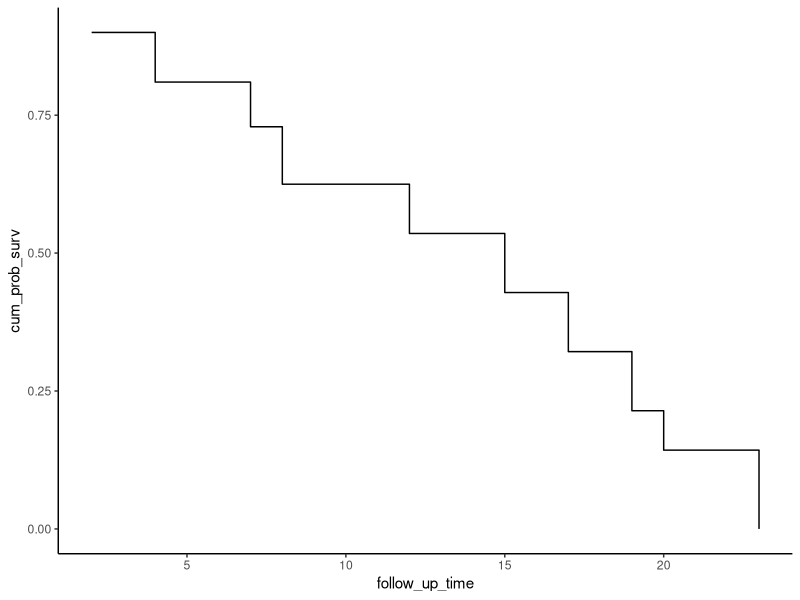

R code for this plot:
## ---- chunk 1
follow_up_time <- c(2,4,7,8,12,15,17,19,20,23)
event <- c("death","censored","censored","death","censored","death",
           "death","death","censored","death")
dataset <- data.frame(follow_up_time,event)
dataset
## ---- chunk 2
# function for calculating survival prob
Calculate_P <- function(x = 0, y = 0){
  # x is the counter of loop 
  # y is counting the number of dead individuals
  prob_death <<- NA # prob_death is the probability of death at time i 
  function(event) {
    if (event == "death") {
      x <<- x + 1
      y <<- y + 1
      message("iteration: ",x)
      message("accumulated number of dead: ",y)
      prob_death <<- 1/(10-x+1)
      return(prob_death)
    } else {
      x <<- x + 1
      message("iteration: ",x)
      message("accumulated number of dead: ",y)
      return(prob_death)
    }
  }
}

# function for calculating cumulative survival prob
Calculate_SP <- function() {
  x <<- 1
  function(y) {
    z <<- x 
    x <<- z*y
    return(z*y)
  }
}

# higher-order function initialisation 
calculate_p <- Calculate_P()
calculate_sp <- Calculate_SP()

# calculations 
prob_death <- sapply(dataset$event, calculate_p)
prob_surv <- 1 - prob_death
cum_prob_surv <- sapply(prob_surv, calculate_sp)

dataset$prob_death <- prob_death
dataset$prob_surv <- prob_surv
dataset$cum_prob_surv <- cum_prob_surv
## ---- chunk 3
dataset
## ---- chunk 4
library(ggplot2)
ggplot(dataset, aes(x=follow_up_time, y=cum_prob_surv)) + geom_step() + theme_classic()
